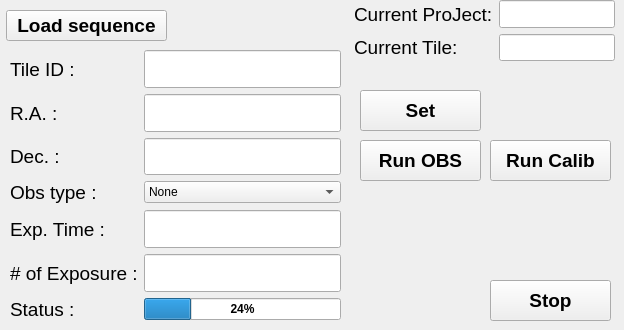
      <widget class="QWidget" name="tab_queue">
       <attribute name="title">
        <string>Queue Mode</string>
       </attribute>
       <widget class="QPushButton" name="pushbtn_load_sequence">
        <property name="geometry">
         <rect>
          <x>6</x>
          <y>10</y>
          <width>161</width>
          <height>31</height>
         </rect>
        </property>
        <property name="font">
         <font>
          <family>Arial</family>
          <pointsize>14</pointsize>
          <weight>75</weight>
          <bold>true</bold>
          <strikeout>false</strikeout>
         </font>
        </property>
        <property name="toolTip">
         <string>&lt;html&gt;&lt;head/&gt;&lt;body&gt;&lt;p&gt;To set the information of the observation&lt;/p&gt;&lt;/body&gt;&lt;/html&gt;</string>
        </property>
        <property name="text">
         <string>Load sequence</string>
        </property>
       </widget>
       <widget class="QPushButton" name="pushbtn_stop_sequence">
        <property name="geometry">
         <rect>
          <x>490</x>
          <y>280</y>
          <width>121</width>
          <height>41</height>
         </rect>
        </property>
        <property name="font">
         <font>
          <family>Arial</family>
          <pointsize>14</pointsize>
          <weight>75</weight>
          <bold>true</bold>
          <strikeout>false</strikeout>
         </font>
        </property>
        <property name="toolTip">
         <string>&lt;html&gt;&lt;head/&gt;&lt;body&gt;&lt;p&gt;To set the information of the observation&lt;/p&gt;&lt;/body&gt;&lt;/html&gt;</string>
        </property>
        <property name="text">
         <string>Stop</string>
        </property>
       </widget>
       <widget class="QPushButton" name="pushbtn_run_obs">
        <property name="geometry">
         <rect>
          <x>360</x>
          <y>140</y>
          <width>121</width>
          <height>41</height>
         </rect>
        </property>
        <property name="font">
         <font>
          <family>Arial</family>
          <pointsize>14</pointsize>
          <weight>75</weight>
          <bold>true</bold>
          <strikeout>false</strikeout>
         </font>
        </property>
        <property name="toolTip">
         <string>&lt;html&gt;&lt;head/&gt;&lt;body&gt;&lt;p&gt;To set the information of the observation&lt;/p&gt;&lt;/body&gt;&lt;/html&gt;</string>
        </property>
        <property name="text">
         <string>Run OBS</string>
        </property>
       </widget>
       <widget class="QPushButton" name="pushbtn_set_sequence">
        <property name="geometry">
         <rect>
          <x>360</x>
          <y>90</y>
          <width>121</width>
          <height>41</height>
         </rect>
        </property>
        <property name="font">
         <font>
          <family>Arial</family>
          <pointsize>14</pointsize>
          <weight>75</weight>
          <bold>true</bold>
          <strikeout>false</strikeout>
         </font>
        </property>
        <property name="toolTip">
         <string>&lt;html&gt;&lt;head/&gt;&lt;body&gt;&lt;p&gt;To set the information of the observation&lt;/p&gt;&lt;/body&gt;&lt;/html&gt;</string>
        </property>
        <property name="text">
         <string>Set</string>
        </property>
       </widget>
       <widget class="QWidget" name="formLayoutWidget_3">
        <property name="geometry">
         <rect>
          <x>10</x>
          <y>50</y>
          <width>331</width>
          <height>271</height>
         </rect>
        </property>
        <layout class="QFormLayout" name="formLayout_3">
         <item row="0" column="0">
          <widget class="QLabel" name="label_target_target_name_2">
           <property name="font">
            <font>
             <family>Arial</family>
             <pointsize>14</pointsize>
             <weight>50</weight>
             <bold>false</bold>
             <strikeout>false</strikeout>
            </font>
           </property>
           <property name="text">
            <string>Tile ID :</string>
           </property>
           <property name="scaledContents">
            <bool>false</bool>
           </property>
           <property name="alignment">
            <set>Qt::AlignLeading|Qt::AlignLeft|Qt::AlignVCenter</set>
           </property>
          </widget>
         </item>
         <item row="1" column="0">
          <widget class="QLabel" name="label_ra_4">
           <property name="font">
            <font>
             <family>Arial</family>
             <pointsize>14</pointsize>
             <weight>50</weight>
             <bold>false</bold>
             <strikeout>false</strikeout>
            </font>
           </property>
           <property name="text">
            <string>R.A. :        </string>
           </property>
          </widget>
         </item>
         <item row="2" column="0">
          <widget class="QLabel" name="label_dec_4">
           <property name="font">
            <font>
             <family>Arial</family>
             <pointsize>14</pointsize>
             <weight>50</weight>
             <bold>false</bold>
             <strikeout>false</strikeout>
            </font>
           </property>
           <property name="text">
            <string>Dec. :   </string>
           </property>
          </widget>
         </item>
         <item row="3" column="0">
          <widget class="QLabel" name="label_obs_type_3">
           <property name="font">
            <font>
             <family>Arial</family>
             <pointsize>14</pointsize>
             <weight>50</weight>
             <bold>false</bold>
             <strikeout>false</strikeout>
            </font>
           </property>
           <property name="text">
            <string>Obs type :</string>
           </property>
          </widget>
         </item>
         <item row="4" column="0">
          <widget class="QLabel" name="label_exp_time_4">
           <property name="font">
            <font>
             <family>Arial</family>
             <pointsize>14</pointsize>
             <weight>50</weight>
             <bold>false</bold>
             <strikeout>false</strikeout>
            </font>
           </property>
           <property name="text">
            <string>Exp. Time :</string>
           </property>
          </widget>
         </item>
         <item row="5" column="0">
          <widget class="QLabel" name="label_num_exp_4">
           <property name="font">
            <font>
             <family>Arial</family>
             <pointsize>14</pointsize>
             <weight>50</weight>
             <bold>false</bold>
             <strikeout>false</strikeout>
            </font>
           </property>
           <property name="text">
            <string># of Exposure :</string>
           </property>
          </widget>
         </item>
         <item row="6" column="0">
          <widget class="QLabel" name="label_obs_status_4">
           <property name="font">
            <font>
             <family>Arial</family>
             <pointsize>14</pointsize>
             <weight>50</weight>
             <bold>false</bold>
             <strikeout>false</strikeout>
            </font>
           </property>
           <property name="text">
            <string>Status :</string>
           </property>
          </widget>
         </item>
         <item row="0" column="1">
          <widget class="QLineEdit" name="lineEdit_TileID">
           <property name="enabled">
            <bool>true</bool>
           </property>
           <property name="sizePolicy">
            <sizepolicy hsizetype="Expanding" vsizetype="Expanding">
             <horstretch>0</horstretch>
             <verstretch>0</verstretch>
            </sizepolicy>
           </property>
           <property name="readOnly">
            <bool>true</bool>
           </property>
          </widget>
         </item>
         <item row="1" column="1">
          <widget class="QLineEdit" name="lineEdit_ra_1">
           <property name="enabled">
            <bool>true</bool>
           </property>
           <property name="sizePolicy">
            <sizepolicy hsizetype="Expanding" vsizetype="Expanding">
             <horstretch>0</horstretch>
             <verstretch>0</verstretch>
            </sizepolicy>
           </property>
           <property name="readOnly">
            <bool>true</bool>
           </property>
          </widget>
         </item>
         <item row="2" column="1">
          <widget class="QLineEdit" name="lineEdit_dec_1">
           <property name="enabled">
            <bool>true</bool>
           </property>
           <property name="sizePolicy">
            <sizepolicy hsizetype="Expanding" vsizetype="Expanding">
             <horstretch>0</horstretch>
             <verstretch>0</verstretch>
            </sizepolicy>
           </property>
           <property name="readOnly">
            <bool>true</bool>
           </property>
          </widget>
         </item>
         <item row="4" column="1">
          <widget class="QLineEdit" name="lineEdit_exp_time_1">
           <property name="enabled">
            <bool>true</bool>
           </property>
           <property name="sizePolicy">
            <sizepolicy hsizetype="Expanding" vsizetype="Expanding">
             <horstretch>0</horstretch>
             <verstretch>0</verstretch>
            </sizepolicy>
           </property>
           <property name="readOnly">
            <bool>true</bool>
           </property>
          </widget>
         </item>
         <item row="5" column="1">
          <widget class="QLineEdit" name="lineEdit_n_exp_1">
           <property name="enabled">
            <bool>true</bool>
           </property>
           <property name="sizePolicy">
            <sizepolicy hsizetype="Expanding" vsizetype="Expanding">
             <horstretch>0</horstretch>
             <verstretch>0</verstretch>
            </sizepolicy>
           </property>
           <property name="readOnly">
            <bool>true</bool>
           </property>
          </widget>
         </item>
         <item row="3" column="1">
          <widget class="QComboBox" name="obstype_1">
           <item>
            <property name="text">
             <string>None</string>
            </property>
           </item>
           <item>
            <property name="text">
             <string>Bias</string>
            </property>
           </item>
           <item>
            <property name="text">
             <string>Arc</string>
            </property>
           </item>
           <item>
            <property name="text">
             <string>Flat</string>
            </property>
           </item>
           <item>
            <property name="text">
             <string>Object</string>
            </property>
           </item>
          </widget>
         </item>
         <item row="6" column="1">
          <widget class="QProgressBar" name="progressBar_svc">
           <property name="font">
            <font>
             <pointsize>9</pointsize>
             <weight>75</weight>
             <bold>true</bold>
             <strikeout>false</strikeout>
            </font>
           </property>
           <property name="value">
            <number>24</number>
           </property>
          </widget>
         </item>
        </layout>
       </widget>
       <widget class="QWidget" name="formLayoutWidget_5">
        <property name="geometry">
         <rect>
          <x>354</x>
          <y>0</y>
          <width>261</width>
          <height>61</height>
         </rect>
        </property>
        <layout class="QFormLayout" name="formLayout_5">
         <item row="0" column="0">
          <widget class="QLabel" name="label_CProj">
           <property name="font">
            <font>
             <family>Arial</family>
             <pointsize>14</pointsize>
             <weight>50</weight>
             <bold>false</bold>
             <strikeout>false</strikeout>
            </font>
           </property>
           <property name="text">
            <string>Current ProJect:</string>
           </property>
          </widget>
         </item>
         <item row="0" column="1">
          <widget class="QLineEdit" name="lineEdit_CProj">
           <property name="sizePolicy">
            <sizepolicy hsizetype="Expanding" vsizetype="Expanding">
             <horstretch>0</horstretch>
             <verstretch>0</verstretch>
            </sizepolicy>
           </property>
           <property name="text">
            <string/>
           </property>
           <property name="alignment">
            <set>Qt::AlignCenter</set>
           </property>
           <property name="readOnly">
            <bool>false</bool>
           </property>
          </widget>
         </item>
         <item row="1" column="0">
          <widget class="QLabel" name="label_CTile">
           <property name="font">
            <font>
             <family>Arial</family>
             <pointsize>14</pointsize>
             <weight>50</weight>
             <bold>false</bold>
             <strikeout>false</strikeout>
            </font>
           </property>
           <property name="text">
            <string>Current Tile:</string>
           </property>
          </widget>
         </item>
         <item row="1" column="1">
          <widget class="QLineEdit" name="lineEdit_CTile">
           <property name="sizePolicy">
            <sizepolicy hsizetype="Expanding" vsizetype="Expanding">
             <horstretch>0</horstretch>
             <verstretch>0</verstretch>
            </sizepolicy>
           </property>
           <property name="text">
            <string/>
           </property>
           <property name="alignment">
            <set>Qt::AlignCenter</set>
           </property>
           <property name="readOnly">
            <bool>false</bool>
           </property>
          </widget>
         </item>
        </layout>
       </widget>
       <widget class="QPushButton" name="pushbtn_run_calib">
        <property name="geometry">
         <rect>
          <x>490</x>
          <y>140</y>
          <width>121</width>
          <height>41</height>
         </rect>
        </property>
        <property name="font">
         <font>
          <family>Arial</family>
          <pointsize>14</pointsize>
          <weight>75</weight>
          <bold>true</bold>
          <strikeout>false</strikeout>
         </font>
        </property>
        <property name="toolTip">
         <string>&lt;html&gt;&lt;head/&gt;&lt;body&gt;&lt;p&gt;To set the information of the observation&lt;/p&gt;&lt;/body&gt;&lt;/html&gt;</string>
        </property>
        <property name="text">
         <string>Run Calib</string>
        </property>
       </widget>
      </widget>
